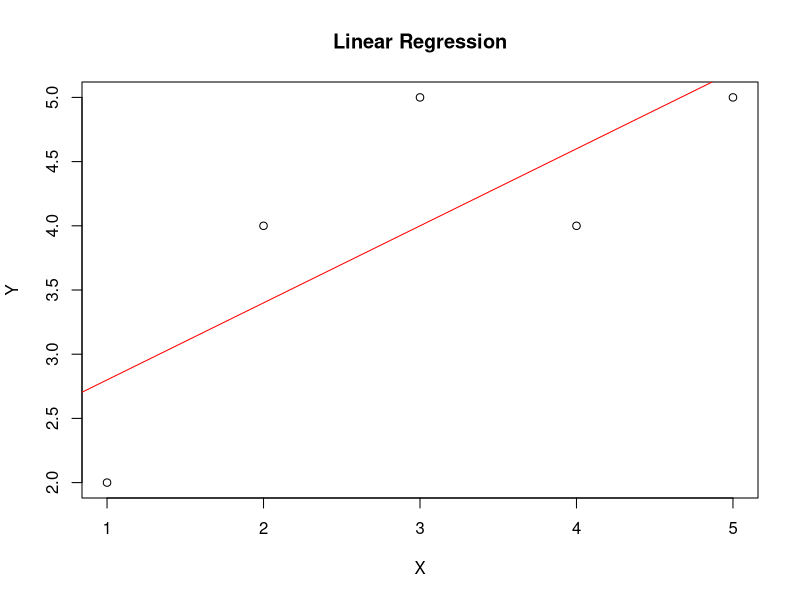

Generate this figure with R:
#create dataset

my_data <- data.frame(
  x = c(1, 2, 3, 4, 5),
  y = c(2, 4, 5, 4, 5)
)

#Use the lm() function to fit a linear model
linear_model <- lm(y ~ x, data = my_data)

cat("Summary statistics of linear modal : \n\n")
print(summary(linear_model))
cat("\n\n")

cat("coefficients of the linear model : \n\n")
print(coefficients(linear_model))
cat("\n\n")

# New data for predictions
new_data <- data.frame(x = c(6, 7, 8))

# Predictions on new data
predictions_new <- predict(linear_model, newdata = new_data)
cat("prediction new : \n\n")
print(predictions_new)
cat("\n\n")

# Scatter plot of the data
plot(my_data$x, my_data$y, main = "Linear Regression", xlab = "X", ylab = "Y")

# Add regression line
abline(linear_model, col = "red")
